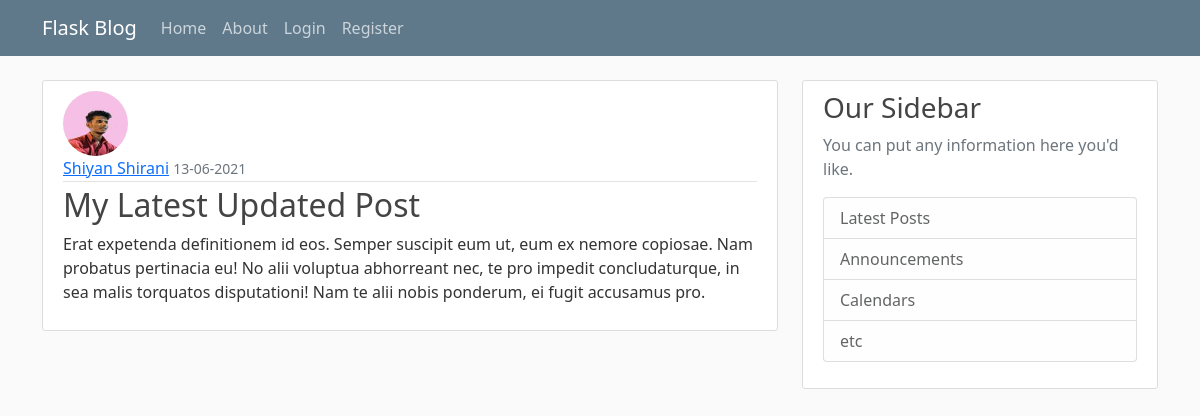
The page /post/25 on the database its author committed.
### flaskblog/models.py (models this page shows, shortened)
class User(db.Model, UserMixin):
    id = db.Column(db.Integer, primary_key=True)
    username = db.Column(db.String(20), unique=True, nullable=False)
    email = db.Column(db.String(120), unique=True, nullable=False)
    image_file = db.Column(db.String(20), nullable=False,
                           default='default.jpg')
    password = db.Column(db.String(60), nullable=False)
    posts = db.relationship('Post', backref='author', lazy=True)

class Post(db.Model):
    id = db.Column(db.Integer, primary_key=True)
    title = db.Column(db.String(100), nullable=False)
    date_posted = db.Column(db.DateTime, nullable=False,
                            default=datetime.utcnow)
    content = db.Column(db.Text, nullable=False)
    user_id = db.Column(db.Integer, db.ForeignKey('user.id'), nullable=False)

### flaskblog/routes.py (the view)
@app.route("/post/<int:post_id>")
def post(post_id):
    post = Post.query.get_or_404(post_id)
    return render_template('post.html', title=post.title, post=post)

### flaskblog/templates/post.html (shortened to what this page needs)
{% extends "layout.html" %}
{% block content %}
    <article class="media content-section">
        <img class="rounded-circle article-img" src="{{ url_for('static', filename='profile_pics/' + post.author.image_file) }}" alt="">
        <div class="media-body">
            <div class="article-metadata">
            <a class="mr-2" href="{{ url_for('user_posts', username=post.author.username) }}">{{ post.author.username }}</a>
            <small class="text-muted">{{ post.date_posted.strftime('%d-%m-%Y') }}</small>
            </div>
            <h2 class="article-title">{{ post.title }}</h2>
            <p class="article-content">{{ post.content }}</p>
        </div>
    </article>
{% endblock content %}

### flaskblog/static/main.css (style rules this page uses)
body { background: #fafafa; color: #333333; margin-top: 5rem; }
h1, h2, h3, h4, h5, h6 { color: #444444; }
.content-section { background: #ffffff; padding: 10px 20px; border: 1px solid #dddddd; border-radius: 3px; margin-bottom: 20px; }
.article-title { color: #444444; }
.article-content { white-space: pre-line; }
.article-img { height: 65px; width: 65px; margin-right: 16px; }
.article-metadata { padding-bottom: 1px; margin-bottom: 4px; border-bottom: 1px solid #e3e3e3; }

### rows shown on the page
User: image_file (picture), author.username "Shiyan Shirani"
Post: date_posted "13-06-2021", title "My Latest Updated Post", content "Erat expetenda definitionem id eos. Semper suscipit eum ut, eum ex nemore copiosae. Nam probatus pertinacia eu! No alii voluptua abhorreant nec, te pro impedit concludaturque, in sea malis torquatos disputationi! Nam te alii nobis ponderum, ei fugit accusamus pro."
